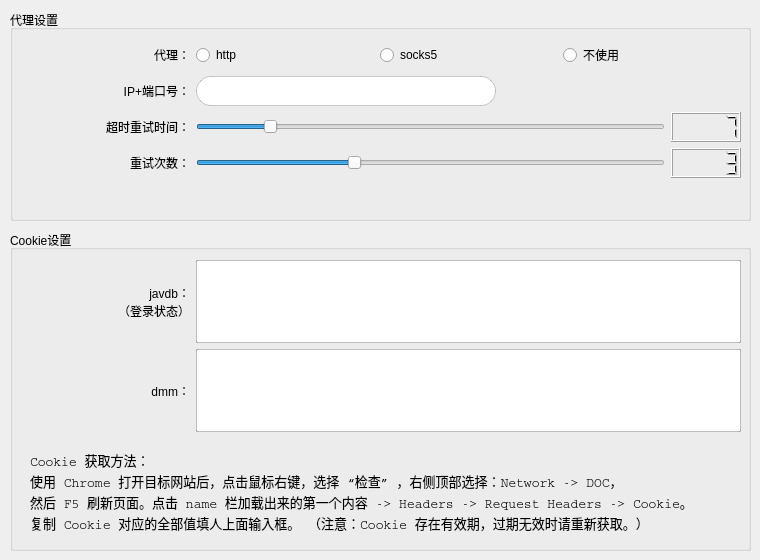
      <widget class="QWidget" name="tab3">
       <attribute name="title">
        <string>网络设置</string>
       </attribute>
       <widget class="QGroupBox" name="groupBox_9">
        <property name="geometry">
         <rect>
          <x>10</x>
          <y>10</y>
          <width>741</width>
          <height>211</height>
         </rect>
        </property>
        <property name="title">
         <string>代理设置</string>
        </property>
        <widget class="QWidget" name="formLayoutWidget_2">
         <property name="geometry">
          <rect>
           <x>10</x>
           <y>30</y>
           <width>721</width>
           <height>171</height>
          </rect>
         </property>
         <layout class="QFormLayout" name="formLayout_4">
          <item row="0" column="0">
           <widget class="QLabel" name="label_19">
            <property name="minimumSize">
             <size>
              <width>170</width>
              <height>30</height>
             </size>
            </property>
            <property name="text">
             <string>   代理：</string>
            </property>
            <property name="alignment">
             <set>Qt::AlignRight|Qt::AlignTrailing|Qt::AlignVCenter</set>
            </property>
           </widget>
          </item>
          <item row="0" column="1">
           <layout class="QHBoxLayout" name="horizontalLayout_17">
            <item>
             <widget class="QRadioButton" name="radioButton_proxy_http">
              <property name="minimumSize">
               <size>
                <width>93</width>
                <height>30</height>
               </size>
              </property>
              <property name="text">
               <string>http</string>
              </property>
             </widget>
            </item>
            <item>
             <widget class="QRadioButton" name="radioButton_proxy_socks5">
              <property name="minimumSize">
               <size>
                <width>93</width>
                <height>30</height>
               </size>
              </property>
              <property name="text">
               <string>socks5</string>
              </property>
             </widget>
            </item>
            <item>
             <widget class="QRadioButton" name="radioButton_proxy_nouse">
              <property name="minimumSize">
               <size>
                <width>93</width>
                <height>30</height>
               </size>
              </property>
              <property name="text">
               <string>不使用</string>
              </property>
             </widget>
            </item>
           </layout>
          </item>
          <item row="1" column="0">
           <widget class="QLabel" name="label_25">
            <property name="minimumSize">
             <size>
              <width>170</width>
              <height>30</height>
             </size>
            </property>
            <property name="text">
             <string>   IP+端口号：</string>
            </property>
            <property name="alignment">
             <set>Qt::AlignRight|Qt::AlignTrailing|Qt::AlignVCenter</set>
            </property>
           </widget>
          </item>
          <item row="1" column="1">
           <widget class="QLineEdit" name="lineEdit_proxy">
            <property name="sizePolicy">
             <sizepolicy hsizetype="Fixed" vsizetype="Fixed">
              <horstretch>0</horstretch>
              <verstretch>0</verstretch>
             </sizepolicy>
            </property>
            <property name="minimumSize">
             <size>
              <width>300</width>
              <height>30</height>
             </size>
            </property>
            <property name="styleSheet">
             <string notr="true"> border: 1px solid rgba(0,0,0, 50);
 border-radius: 15px;
</string>
            </property>
           </widget>
          </item>
          <item row="2" column="0">
           <widget class="QLabel" name="label_26">
            <property name="minimumSize">
             <size>
              <width>170</width>
              <height>30</height>
             </size>
            </property>
            <property name="text">
             <string>   超时重试时间：</string>
            </property>
            <property name="alignment">
             <set>Qt::AlignRight|Qt::AlignTrailing|Qt::AlignVCenter</set>
            </property>
           </widget>
          </item>
          <item row="2" column="1">
           <layout class="QHBoxLayout" name="horizontalLayout_3">
            <item>
             <widget class="QSlider" name="horizontalSlider_timeout">
              <property name="sizePolicy">
               <sizepolicy hsizetype="Maximum" vsizetype="Maximum">
                <horstretch>0</horstretch>
                <verstretch>0</verstretch>
               </sizepolicy>
              </property>
              <property name="minimumSize">
               <size>
                <width>300</width>
                <height>30</height>
               </size>
              </property>
              <property name="maximumSize">
               <size>
                <width>66666</width>
                <height>30</height>
               </size>
              </property>
              <property name="layoutDirection">
               <enum>Qt::LeftToRight</enum>
              </property>
              <property name="autoFillBackground">
               <bool>false</bool>
              </property>
              <property name="minimum">
               <number>3</number>
              </property>
              <property name="maximum">
               <number>30</number>
              </property>
              <property name="pageStep">
               <number>1</number>
              </property>
              <property name="value">
               <number>7</number>
              </property>
              <property name="tracking">
               <bool>true</bool>
              </property>
              <property name="orientation">
               <enum>Qt::Horizontal</enum>
              </property>
             </widget>
            </item>
            <item>
             <widget class="QLCDNumber" name="lcdNumber_timeout">
              <property name="sizePolicy">
               <sizepolicy hsizetype="Fixed" vsizetype="Maximum">
                <horstretch>0</horstretch>
                <verstretch>0</verstretch>
               </sizepolicy>
              </property>
              <property name="minimumSize">
               <size>
                <width>30</width>
                <height>30</height>
               </size>
              </property>
              <property name="maximumSize">
               <size>
                <width>70</width>
                <height>30</height>
               </size>
              </property>
              <property name="digitCount">
               <number>5</number>
              </property>
              <property name="intValue" stdset="0">
               <number>7</number>
              </property>
             </widget>
            </item>
           </layout>
          </item>
          <item row="3" column="0">
           <widget class="QLabel" name="label_27">
            <property name="minimumSize">
             <size>
              <width>170</width>
              <height>30</height>
             </size>
            </property>
            <property name="text">
             <string>   重试次数：</string>
            </property>
            <property name="alignment">
             <set>Qt::AlignRight|Qt::AlignTrailing|Qt::AlignVCenter</set>
            </property>
           </widget>
          </item>
          <item row="3" column="1">
           <layout class="QHBoxLayout" name="horizontalLayout_retry">
            <item>
             <widget class="QSlider" name="horizontalSlider_retry">
              <property name="sizePolicy">
               <sizepolicy hsizetype="Maximum" vsizetype="Maximum">
                <horstretch>0</horstretch>
                <verstretch>0</verstretch>
               </sizepolicy>
              </property>
              <property name="minimumSize">
               <size>
                <width>300</width>
                <height>30</height>
               </size>
              </property>
              <property name="maximumSize">
               <size>
                <width>66666</width>
                <height>30</height>
               </size>
              </property>
              <property name="mouseTracking">
               <bool>false</bool>
              </property>
              <property name="layoutDirection">
               <enum>Qt::LeftToRight</enum>
              </property>
              <property name="minimum">
               <number>2</number>
              </property>
              <property name="maximum">
               <number>5</number>
              </property>
              <property name="pageStep">
               <number>1</number>
              </property>
              <property name="value">
               <number>3</number>
              </property>
              <property name="orientation">
               <enum>Qt::Horizontal</enum>
              </property>
             </widget>
            </item>
            <item>
             <widget class="QLCDNumber" name="lcdNumber_retry">
              <property name="sizePolicy">
               <sizepolicy hsizetype="Preferred" vsizetype="Maximum">
                <horstretch>0</horstretch>
                <verstretch>0</verstretch>
               </sizepolicy>
              </property>
              <property name="minimumSize">
               <size>
                <width>30</width>
                <height>30</height>
               </size>
              </property>
              <property name="maximumSize">
               <size>
                <width>70</width>
                <height>30</height>
               </size>
              </property>
              <property name="intValue" stdset="0">
               <number>3</number>
              </property>
             </widget>
            </item>
           </layout>
          </item>
         </layout>
        </widget>
       </widget>
       <widget class="QGroupBox" name="groupBox_26">
        <property name="geometry">
         <rect>
          <x>10</x>
          <y>230</y>
          <width>741</width>
          <height>321</height>
         </rect>
        </property>
        <property name="title">
         <string>Cookie设置</string>
        </property>
        <widget class="QWidget" name="formLayoutWidget_6">
         <property name="geometry">
          <rect>
           <x>10</x>
           <y>30</y>
           <width>721</width>
           <height>172</height>
          </rect>
         </property>
         <layout class="QFormLayout" name="formLayout_5">
          <item row="0" column="0">
           <widget class="QLabel" name="javdbCookiesLabel_2">
            <property name="minimumSize">
             <size>
              <width>170</width>
              <height>80</height>
             </size>
            </property>
            <property name="text">
             <string>javdb：
（登录状态）</string>
            </property>
            <property name="alignment">
             <set>Qt::AlignRight|Qt::AlignTrailing|Qt::AlignVCenter</set>
            </property>
           </widget>
          </item>
          <item row="0" column="1">
           <widget class="QPlainTextEdit" name="plainTextEdit_cookie_javdb">
            <property name="minimumSize">
             <size>
              <width>500</width>
              <height>80</height>
             </size>
            </property>
            <property name="styleSheet">
             <string notr="true"> border: 1px solid rgba(0,0,0, 50);
 border-radius: 1px;
</string>
            </property>
           </widget>
          </item>
          <item row="1" column="1">
           <widget class="QPlainTextEdit" name="plainTextEdit_cookie_dmm">
            <property name="minimumSize">
             <size>
              <width>500</width>
              <height>80</height>
             </size>
            </property>
            <property name="styleSheet">
             <string notr="true"> border: 1px solid rgba(0,0,0, 50);
 border-radius: 1px;
</string>
            </property>
           </widget>
          </item>
          <item row="1" column="0">
           <widget class="QLabel" name="dmmCookiesLabel_2">
            <property name="minimumSize">
             <size>
              <width>170</width>
              <height>80</height>
             </size>
            </property>
            <property name="text">
             <string>dmm：</string>
            </property>
            <property name="alignment">
             <set>Qt::AlignRight|Qt::AlignTrailing|Qt::AlignVCenter</set>
            </property>
           </widget>
          </item>
         </layout>
        </widget>
        <widget class="QLabel" name="label_21">
         <property name="geometry">
          <rect>
           <x>20</x>
           <y>220</y>
           <width>721</width>
           <height>91</height>
          </rect>
         </property>
         <property name="sizePolicy">
          <sizepolicy hsizetype="Preferred" vsizetype="Preferred">
           <horstretch>0</horstretch>
           <verstretch>0</verstretch>
          </sizepolicy>
         </property>
         <property name="font">
          <font>
           <family>Courier</family>
           <pointsize>10</pointsize>
          </font>
         </property>
         <property name="text">
          <string>Cookie 获取方法：
使用 Chrome 打开目标网站后，点击鼠标右键，选择 “检查” ，右侧顶部选择：Network -&gt; DOC，
然后 F5 刷新页面。点击 name 栏加载出来的第一个内容 -&gt; Headers -&gt; Request Headers -&gt; Cookie。
复制 Cookie 对应的全部值填人上面输入框。 （注意：Cookie 存在有效期，过期无效时请重新获取。）</string>
         </property>
         <property name="alignment">
          <set>Qt::AlignLeading|Qt::AlignLeft|Qt::AlignTop</set>
         </property>
        </widget>
       </widget>
      </widget>
